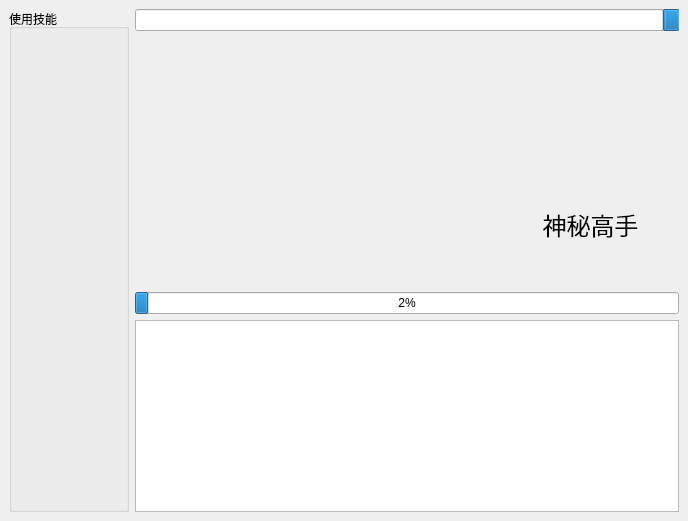
<?xml version="1.0" encoding="UTF-8"?>
<ui version="4.0">
 <class>JHLeiTai</class>
 <widget class="QDialog" name="JHLeiTai">
  <property name="geometry">
   <rect>
    <x>0</x>
    <y>0</y>
    <width>688</width>
    <height>521</height>
   </rect>
  </property>
  <property name="windowTitle">
   <string>擂台比武</string>
  </property>
  <property name="styleSheet">
   <string notr="true"/>
  </property>
  <layout class="QVBoxLayout" name="verticalLayout_3">
   <property name="spacing">
    <number>0</number>
   </property>
   <property name="leftMargin">
    <number>0</number>
   </property>
   <property name="topMargin">
    <number>0</number>
   </property>
   <property name="rightMargin">
    <number>0</number>
   </property>
   <property name="bottomMargin">
    <number>0</number>
   </property>
   <item>
    <widget class="QStackedWidget" name="stackedWidget">
     <property name="currentIndex">
      <number>1</number>
     </property>
     <widget class="QWidget" name="PP">
      <layout class="QGridLayout" name="gridLayout_2">
       <item row="0" column="2">
        <spacer name="verticalSpacer">
         <property name="orientation">
          <enum>Qt::Vertical</enum>
         </property>
         <property name="sizeHint" stdset="0">
          <size>
           <width>20</width>
           <height>217</height>
          </size>
         </property>
        </spacer>
       </item>
       <item row="2" column="0">
        <spacer name="horizontalSpacer">
         <property name="orientation">
          <enum>Qt::Horizontal</enum>
         </property>
         <property name="sizeHint" stdset="0">
          <size>
           <width>212</width>
           <height>20</height>
          </size>
         </property>
        </spacer>
       </item>
       <item row="2" column="4">
        <spacer name="horizontalSpacer_2">
         <property name="orientation">
          <enum>Qt::Horizontal</enum>
         </property>
         <property name="sizeHint" stdset="0">
          <size>
           <width>212</width>
           <height>20</height>
          </size>
         </property>
        </spacer>
       </item>
       <item row="3" column="1">
        <widget class="QLabel" name="labMyname">
         <property name="font">
          <font>
           <pointsize>18</pointsize>
          </font>
         </property>
         <property name="text">
          <string/>
         </property>
        </widget>
       </item>
       <item row="3" column="2">
        <widget class="QLabel" name="label_7">
         <property name="font">
          <font>
           <pointsize>42</pointsize>
          </font>
         </property>
         <property name="text">
          <string>VS</string>
         </property>
         <property name="alignment">
          <set>Qt::AlignCenter</set>
         </property>
        </widget>
       </item>
       <item row="3" column="3">
        <widget class="QLabel" name="labYourName">
         <property name="font">
          <font>
           <pointsize>18</pointsize>
          </font>
         </property>
         <property name="text">
          <string/>
         </property>
         <property name="alignment">
          <set>Qt::AlignRight|Qt::AlignTrailing|Qt::AlignVCenter</set>
         </property>
        </widget>
       </item>
       <item row="4" column="2">
        <spacer name="verticalSpacer_2">
         <property name="orientation">
          <enum>Qt::Vertical</enum>
         </property>
         <property name="sizeHint" stdset="0">
          <size>
           <width>20</width>
           <height>201</height>
          </size>
         </property>
        </spacer>
       </item>
       <item row="1" column="2">
        <widget class="QPushButton" name="start">
         <property name="text">
          <string>开始匹配</string>
         </property>
        </widget>
       </item>
       <item row="2" column="2">
        <widget class="QLCDNumber" name="lcdNumber">
         <property name="sizePolicy">
          <sizepolicy hsizetype="MinimumExpanding" vsizetype="Preferred">
           <horstretch>0</horstretch>
           <verstretch>0</verstretch>
          </sizepolicy>
         </property>
         <property name="minimumSize">
          <size>
           <width>0</width>
           <height>66</height>
          </size>
         </property>
         <property name="value" stdset="0">
          <double>88888.000000000000000</double>
         </property>
         <property name="intValue" stdset="0">
          <number>88888</number>
         </property>
        </widget>
       </item>
      </layout>
     </widget>
     <widget class="QWidget" name="PK">
      <layout class="QHBoxLayout" name="horizontalLayout">
       <item>
        <widget class="QGroupBox" name="groupBox">
         <property name="minimumSize">
          <size>
           <width>120</width>
           <height>0</height>
          </size>
         </property>
         <property name="title">
          <string>使用技能</string>
         </property>
         <layout class="QVBoxLayout" name="KillLayout"/>
        </widget>
       </item>
       <item>
        <layout class="QVBoxLayout" name="verticalLayout_2" stretch="1,0">
         <item>
          <layout class="QGridLayout" name="gridLayout">
           <item row="2" column="0" rowspan="2">
            <widget class="QLabel" name="label">
             <property name="styleSheet">
              <string notr="true">border-image: url(:/RC/pk-left.png);</string>
             </property>
             <property name="text">
              <string/>
             </property>
            </widget>
           </item>
           <item row="0" column="0" colspan="3">
            <widget class="QProgressBar" name="progressBar_your">
             <property name="maximum">
              <number>1000</number>
             </property>
             <property name="value">
              <number>24</number>
             </property>
             <property name="alignment">
              <set>Qt::AlignCenter</set>
             </property>
             <property name="invertedAppearance">
              <bool>true</bool>
             </property>
            </widget>
           </item>
           <item row="3" column="2">
            <widget class="QLabel" name="labYourName2">
             <property name="sizePolicy">
              <sizepolicy hsizetype="Preferred" vsizetype="Preferred">
               <horstretch>0</horstretch>
               <verstretch>0</verstretch>
              </sizepolicy>
             </property>
             <property name="font">
              <font>
               <pointsize>18</pointsize>
              </font>
             </property>
             <property name="text">
              <string>神秘高手</string>
             </property>
             <property name="alignment">
              <set>Qt::AlignHCenter|Qt::AlignTop</set>
             </property>
            </widget>
           </item>
           <item row="1" column="2" rowspan="2">
            <widget class="QLabel" name="label_3">
             <property name="styleSheet">
              <string notr="true">border-image: url(:/RC/pk-right.png);</string>
             </property>
             <property name="text">
              <string/>
             </property>
            </widget>
           </item>
           <item row="1" column="0">
            <widget class="QLabel" name="labMyName2">
             <property name="sizePolicy">
              <sizepolicy hsizetype="Preferred" vsizetype="Preferred">
               <horstretch>0</horstretch>
               <verstretch>0</verstretch>
              </sizepolicy>
             </property>
             <property name="font">
              <font>
               <pointsize>18</pointsize>
              </font>
             </property>
             <property name="text">
              <string/>
             </property>
             <property name="alignment">
              <set>Qt::AlignBottom|Qt::AlignHCenter</set>
             </property>
            </widget>
           </item>
           <item row="4" column="0" colspan="3">
            <widget class="QProgressBar" name="progressBar_me">
             <property name="maximum">
              <number>1000</number>
             </property>
             <property name="value">
              <number>24</number>
             </property>
             <property name="alignment">
              <set>Qt::AlignCenter</set>
             </property>
            </widget>
           </item>
           <item row="1" column="1" rowspan="3">
            <widget class="QLabel" name="label_5">
             <property name="text">
              <string/>
             </property>
            </widget>
           </item>
          </layout>
         </item>
         <item>
          <widget class="QTextBrowser" name="textBrowser"/>
         </item>
        </layout>
       </item>
      </layout>
     </widget>
    </widget>
   </item>
  </layout>
 </widget>
 <resources/>
 <connections/>
</ui>
